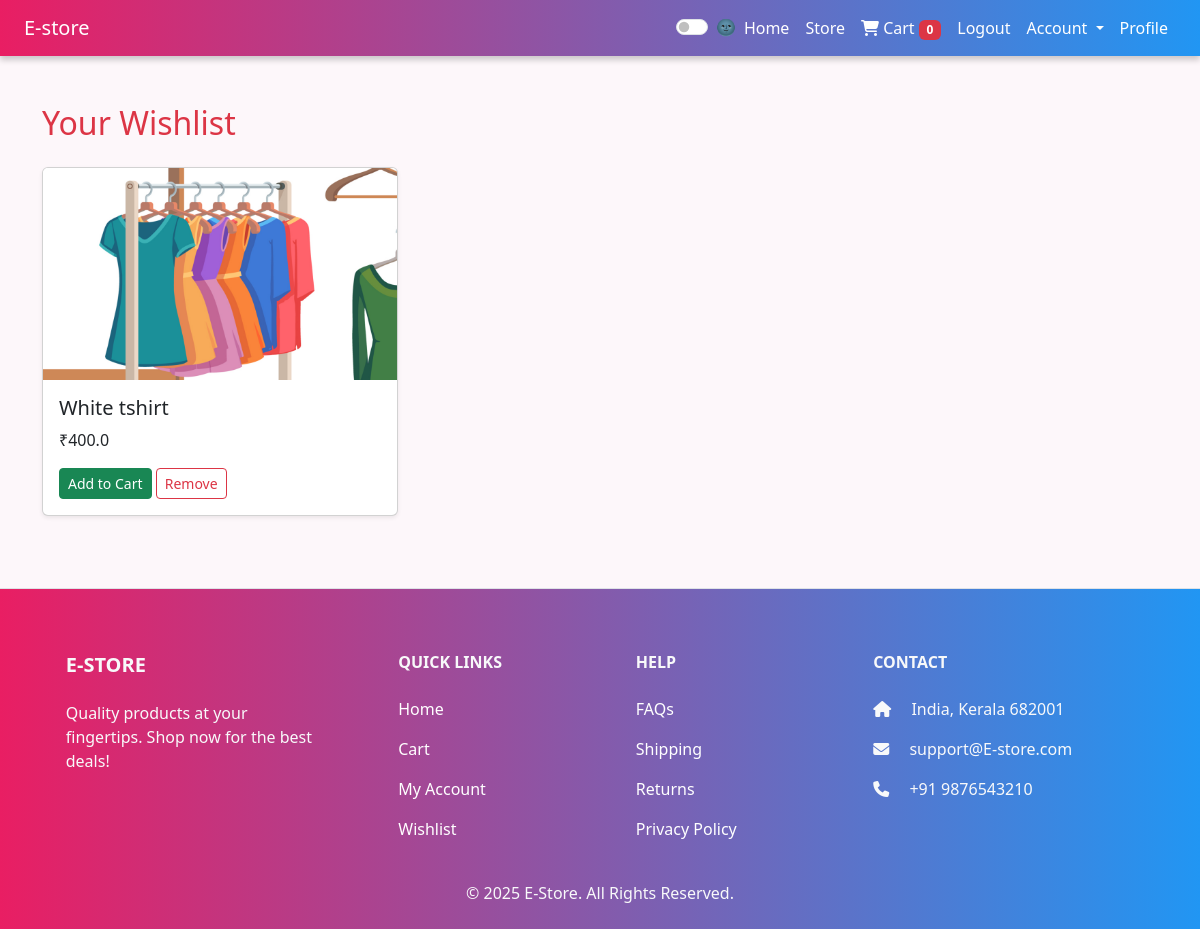
The app's page /wishlist/ (signed in) with its own data.
### store/models.py (models this page shows, shortened)
class Wishlist(models.Model):
    user = models.ForeignKey(User, on_delete=models.CASCADE)
    product = models.ForeignKey(Product, on_delete=models.CASCADE)

class Product(models.Model):
    seller = models.ForeignKey(User, on_delete=models.CASCADE)
    name = models.CharField(max_length=100)
    description = models.TextField()
    price = models.FloatField()
    quantity = models.PositiveIntegerField()
    image = models.ImageField(upload_to='product_images/', blank=True, null=True)
    category = models.CharField(max_length=50, choices=CATEGORY_CHOICES, default='dress')
    discount = models.PositiveIntegerField(blank=True, null=True, help_text="Enter discount percentage (e.g., 10 for 10%)")

### store/views.py (the view)
# urls.py: path('wishlist/', views.wishlist_page, name='wishlist'),
@login_required
def wishlist_page(request):
    wishlist_items = Wishlist.objects.filter(user=request.user)
    return render(request, 'wishlist.html', {'wishlist_items': wishlist_items})

### store/context_processors.py (called while the page is built)
def cart_count(request):
    if request.user.is_authenticated:
        count = CartItem.objects.filter(user=request.user).count()
    else:
        count = 0
    return {'cart_count': count}

### templates/wishlist.html
{% extends 'base.html' %}
{% block content %}
<div class="container mt-5">
  <h2 class="text-danger mb-4">Your Wishlist</h2>
  {% if wishlist_items %}
    <div class="row">
      {% for item in wishlist_items %}
      <div class="col-md-4 mb-4">
        <div class="card h-100 shadow-sm">
          <img src="{{ item.product.image.url }}" class="card-img-top" alt="{{ item.product.name }}">
          <div class="card-body">
            <h5 class="card-title">{{ item.product.name }}</h5>
            <p class="card-text">₹{{ item.product.price }}</p>
            <a href="{% url 'add_to_cart' item.product.id %}" class="btn btn-success btn-sm">Add to Cart</a>
            <a href="{% url 'toggle_wishlist' item.product.id %}" class="btn btn-outline-danger btn-sm">Remove</a>
          </div>
        </div>
      </div>
      {% endfor %}
    </div>
  {% else %}
    <p>You haven't added any products to your wishlist.</p>
  {% endif %}
</div>
{% endblock %}

### templates/base.html (style rules this page uses)
body { font-family: "Segoe UI", Tahoma, Geneva, Verdana, sans-serif; background-color: #fdf7fa; }

### records on screen
Wishlist: product.image (picture), product.name "White tshirt", product.price "400.0"

### other values on screen
{{ cart_count }} "0"
